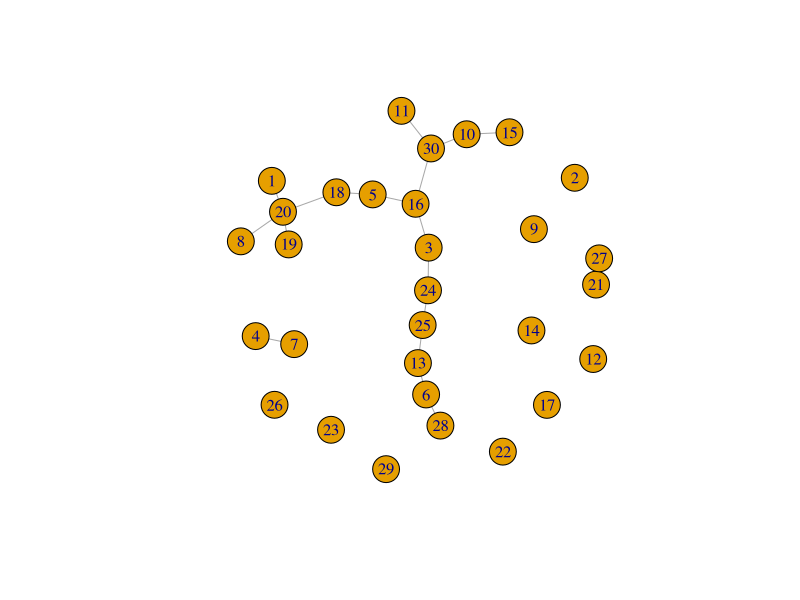

Here is the R script that generated this plot: (Note: this script raises an error after producing the figure.)
library(igraph)

isolate <- c(1, 2, 3, 4, 5, 6, 7, 8, 9, 10, 11, 12, 13, 14, 15, 16, 17, 18, 19,20,21,22,23,24,25,26,27,28,29,30)
dist <- matrix(0, nrow = length(isolate), ncol = length(isolate))
for (i in 1:length(isolate)) {
    for (j in 1:length(isolate)) {
        dist[i, j] <- round(sample(1:15, 1))
    }
}
g <- graph.adjacency(dist, mode = "undirected", weighted = TRUE, diag = FALSE)
V(g)$name <- isolate
g_filtered <- delete.edges(g, which(E(g)$weight > 3))
plot(g_filtered)

write.graph(g_filtered, file = "public/data/preloaded/pipe_2/network.gv", format = "dot")
